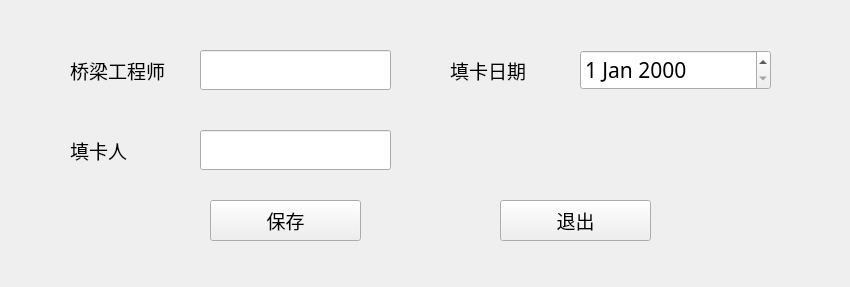
<?xml version="1.0" encoding="UTF-8"?>
<ui version="4.0">
 <class>OtherWidgetClass</class>
 <widget class="QWidget" name="OtherWidgetClass">
  <property name="geometry">
   <rect>
    <x>0</x>
    <y>0</y>
    <width>850</width>
    <height>287</height>
   </rect>
  </property>
  <property name="windowTitle">
   <string>OtherWidget</string>
  </property>
  <widget class="QLineEdit" name="bridgeEngineerEdit">
   <property name="geometry">
    <rect>
     <x>200</x>
     <y>50</y>
     <width>191</width>
     <height>40</height>
    </rect>
   </property>
   <property name="font">
    <font>
     <family>等线</family>
     <pointsize>14</pointsize>
    </font>
   </property>
   <property name="text">
    <string/>
   </property>
  </widget>
  <widget class="QLabel" name="label">
   <property name="geometry">
    <rect>
     <x>70</x>
     <y>50</y>
     <width>121</width>
     <height>41</height>
    </rect>
   </property>
   <property name="font">
    <font>
     <family>等线</family>
     <pointsize>14</pointsize>
    </font>
   </property>
   <property name="text">
    <string>桥梁工程师</string>
   </property>
  </widget>
  <widget class="QLineEdit" name="cardFillerEdit">
   <property name="geometry">
    <rect>
     <x>200</x>
     <y>130</y>
     <width>191</width>
     <height>40</height>
    </rect>
   </property>
   <property name="font">
    <font>
     <family>等线</family>
     <pointsize>14</pointsize>
    </font>
   </property>
   <property name="text">
    <string/>
   </property>
  </widget>
  <widget class="QLabel" name="label_2">
   <property name="geometry">
    <rect>
     <x>70</x>
     <y>130</y>
     <width>121</width>
     <height>41</height>
    </rect>
   </property>
   <property name="font">
    <font>
     <family>等线</family>
     <pointsize>14</pointsize>
    </font>
   </property>
   <property name="text">
    <string>填卡人</string>
   </property>
  </widget>
  <widget class="QDateEdit" name="cardTimeEdit">
   <property name="geometry">
    <rect>
     <x>580</x>
     <y>50</y>
     <width>191</width>
     <height>40</height>
    </rect>
   </property>
   <property name="font">
    <font>
     <family>等线</family>
     <pointsize>16</pointsize>
    </font>
   </property>
  </widget>
  <widget class="QLabel" name="label_11">
   <property name="geometry">
    <rect>
     <x>450</x>
     <y>50</y>
     <width>121</width>
     <height>41</height>
    </rect>
   </property>
   <property name="font">
    <font>
     <family>等线</family>
     <pointsize>14</pointsize>
    </font>
   </property>
   <property name="text">
    <string>填卡日期</string>
   </property>
  </widget>
  <widget class="QPushButton" name="saveBtn">
   <property name="geometry">
    <rect>
     <x>210</x>
     <y>200</y>
     <width>151</width>
     <height>41</height>
    </rect>
   </property>
   <property name="font">
    <font>
     <family>等线</family>
     <pointsize>14</pointsize>
    </font>
   </property>
   <property name="text">
    <string>保存</string>
   </property>
  </widget>
  <widget class="QPushButton" name="exitBtn">
   <property name="geometry">
    <rect>
     <x>500</x>
     <y>200</y>
     <width>151</width>
     <height>41</height>
    </rect>
   </property>
   <property name="font">
    <font>
     <family>等线</family>
     <pointsize>14</pointsize>
    </font>
   </property>
   <property name="text">
    <string>退出</string>
   </property>
  </widget>
 </widget>
 <layoutdefault spacing="6" margin="11"/>
 <resources/>
 <connections/>
</ui>
